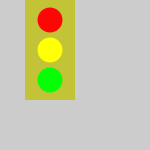
Frame 1 (no input)
Frame 60 (the mouse pressed at the canvas centre just before this capture): identical to frame 1, image omitted
Frame 120 (the mouse held since frame 60 and released just before this capture): identical to frame 1, image omitted

The Processing sketch that drew this single still picture (run headless with seeded random() and noise(); from frame 60 on, the mouse is pressed at the canvas centre):

// Processing sketch: processing_127265
// ── processing_127265.pde



void setup() {  //setup function called initially, only once
  size(150,150);
} 

void draw() {  //draw function loops 

//rectangle traffic light backing
rectMode(CENTER);
ellipseMode(CENTER);
noStroke();
 
//green
fill(195,195,55);
rect(50,50,50,100);
 
//yellow
fill(6,255,6);
ellipse(50,80,25,25);
 
//red
fill(255,255,6);
ellipse(50,50,25,25);
 
fill(255,6,6);
ellipse(50,20,25,25);
noFill();


}
